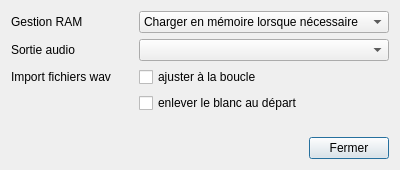
<?xml version="1.0" encoding="UTF-8"?>
<ui version="4.0">
 <class>Config</class>
 <widget class="QDialog" name="Config">
  <property name="windowModality">
   <enum>Qt::WindowModal</enum>
  </property>
  <property name="geometry">
   <rect>
    <x>0</x>
    <y>0</y>
    <width>400</width>
    <height>170</height>
   </rect>
  </property>
  <property name="minimumSize">
   <size>
    <width>400</width>
    <height>170</height>
   </size>
  </property>
  <property name="maximumSize">
   <size>
    <width>400</width>
    <height>170</height>
   </size>
  </property>
  <property name="windowTitle">
   <string>Préférences</string>
  </property>
  <property name="windowIcon">
   <iconset resource="../ressources.qrc">
    <normaloff>:/icones/icon</normaloff>:/icones/icon</iconset>
  </property>
  <layout class="QVBoxLayout" name="verticalLayout">
   <item>
    <layout class="QGridLayout" name="gridLayout">
     <item row="1" column="0">
      <widget class="QLabel" name="label">
       <property name="text">
        <string>Sortie audio</string>
       </property>
      </widget>
     </item>
     <item row="1" column="1">
      <widget class="QComboBox" name="comboAudioOuput"/>
     </item>
     <item row="0" column="0">
      <widget class="QLabel" name="label_2">
       <property name="text">
        <string>Gestion RAM</string>
       </property>
      </widget>
     </item>
     <item row="0" column="1">
      <widget class="QComboBox" name="comboRam">
       <item>
        <property name="text">
         <string>Charger en mémoire lorsque nécessaire</string>
        </property>
       </item>
       <item>
        <property name="text">
         <string>Tout charger en mémoire</string>
        </property>
       </item>
      </widget>
     </item>
     <item row="2" column="1">
      <widget class="QCheckBox" name="checkBoucle">
       <property name="text">
        <string>ajuster à la boucle</string>
       </property>
      </widget>
     </item>
     <item row="3" column="1">
      <widget class="QCheckBox" name="checkBlanc">
       <property name="text">
        <string>enlever le blanc au départ</string>
       </property>
      </widget>
     </item>
     <item row="2" column="0">
      <widget class="QLabel" name="label_3">
       <property name="text">
        <string>Import fichiers wav</string>
       </property>
      </widget>
     </item>
    </layout>
   </item>
   <item>
    <spacer name="verticalSpacer">
     <property name="orientation">
      <enum>Qt::Vertical</enum>
     </property>
     <property name="sizeHint" stdset="0">
      <size>
       <width>20</width>
       <height>40</height>
      </size>
     </property>
    </spacer>
   </item>
   <item>
    <layout class="QHBoxLayout" name="horizontalLayout">
     <item>
      <spacer name="horizontalSpacer">
       <property name="orientation">
        <enum>Qt::Horizontal</enum>
       </property>
       <property name="sizeHint" stdset="0">
        <size>
         <width>40</width>
         <height>20</height>
        </size>
       </property>
      </spacer>
     </item>
     <item>
      <widget class="QPushButton" name="pushFermer">
       <property name="text">
        <string>Fermer</string>
       </property>
      </widget>
     </item>
    </layout>
   </item>
  </layout>
 </widget>
 <resources>
  <include location="../ressources.qrc"/>
 </resources>
 <connections>
  <connection>
   <sender>pushFermer</sender>
   <signal>clicked()</signal>
   <receiver>Config</receiver>
   <slot>close()</slot>
   <hints>
    <hint type="sourcelabel">
     <x>262</x>
     <y>213</y>
    </hint>
    <hint type="destinationlabel">
     <x>159</x>
     <y>119</y>
    </hint>
   </hints>
  </connection>
  <connection>
   <sender>comboAudioOuput</sender>
   <signal>activated(int)</signal>
   <receiver>Config</receiver>
   <slot>setAudioOutput(int)</slot>
   <hints>
    <hint type="sourcelabel">
     <x>159</x>
     <y>185</y>
    </hint>
    <hint type="destinationlabel">
     <x>159</x>
     <y>119</y>
    </hint>
   </hints>
  </connection>
  <connection>
   <sender>comboRam</sender>
   <signal>currentIndexChanged(int)</signal>
   <receiver>Config</receiver>
   <slot>setRam(int)</slot>
   <hints>
    <hint type="sourcelabel">
     <x>129</x>
     <y>42</y>
    </hint>
    <hint type="destinationlabel">
     <x>129</x>
     <y>99</y>
    </hint>
   </hints>
  </connection>
  <connection>
   <sender>checkBoucle</sender>
   <signal>toggled(bool)</signal>
   <receiver>Config</receiver>
   <slot>setWavAutoLoop(bool)</slot>
   <hints>
    <hint type="sourcelabel">
     <x>272</x>
     <y>81</y>
    </hint>
    <hint type="destinationlabel">
     <x>199</x>
     <y>84</y>
    </hint>
   </hints>
  </connection>
  <connection>
   <sender>checkBlanc</sender>
   <signal>toggled(bool)</signal>
   <receiver>Config</receiver>
   <slot>setWavRemoveBlank(bool)</slot>
   <hints>
    <hint type="sourcelabel">
     <x>272</x>
     <y>107</y>
    </hint>
    <hint type="destinationlabel">
     <x>199</x>
     <y>84</y>
    </hint>
   </hints>
  </connection>
 </connections>
 <slots>
  <slot>setRam(int)</slot>
  <slot>setAudioOutput(int)</slot>
  <slot>setWavAutoLoop(bool)</slot>
  <slot>setWavRemoveBlank(bool)</slot>
 </slots>
</ui>
